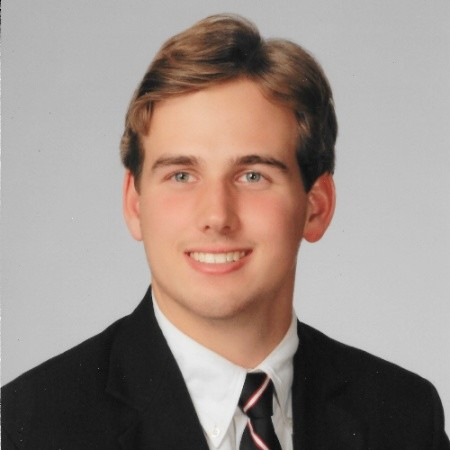
#> input picture TestPhotos/adam-solo.jpg, 450 x 450 px; its folder holds only this picture in this run
$ python face_detector.py
#> lines starting #> are read from the running program, lines starting #| are printed output that depends on the picture
import cv2
import os


def detect_faces_from_folder(folder_path, output_folder="../TestPhotosCleaned"):

    #load the algo
#> called with folder_path = '../TestPhotos', output_folder = '../TestPhotosCleaned'
    face_cascade = cv2.CascadeClassifier(cv2.data.haarcascades + 'haarcascade_frontalface_default.xml')

    for filename in os.listdir(folder_path):
        filepath = os.path.join(folder_path, filename)

        if os.path.isfile(filepath) and filename.lower().endswith(('.png', '.jpg', '.jpeg')):
            img = cv2.imread(filepath)
#> img is the input picture: shape (450, 450, 3); mean B, G, R 134.1, 140.6, 154.1

            # Convert the image to grayscale
            gray = cv2.cvtColor(img, cv2.COLOR_BGR2GRAY)
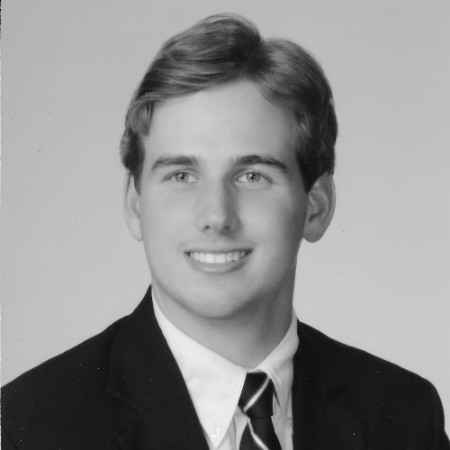
#> gray: shape (450, 450); min 10, max 250, mean 143.9

            # Detect faces in the image
            faces = face_cascade.detectMultiScale(gray, 1.1, 4)
#> faces = [[112, 94, 209, 209]]

            # Draw rectangles around the detected faces and save them
            for i, (x, y, w, h) in enumerate(faces):
                # Add 30% padding around face to match FIW style
                padding = int(0.3 * w)
                x1 = max(0, x - padding)
                y1 = max(0, y - padding)
                x2 = min(img.shape[1], x + w + padding)
                y2 = min(img.shape[0], y + h + padding)

                cropped_face = img[y1:y2, x1:x2]
                # Resize to square for consistency
                cropped_face = cv2.resize(cropped_face, (160, 160))
                cv2.imwrite(os.path.join(output_folder, f"{os.path.splitext(filename)[0]}_face_{i}.jpg"), cropped_face)
#> this loop made 1 pass
#> (x, y, w, h, padding, x1, y1, x2) on pass 1: (112, 94, 209, 209, 62, 50, 32, 383)
#> pass 1, in detect_faces_from_folder, `cropped_face = img[y1:y2, x1:x2]`:
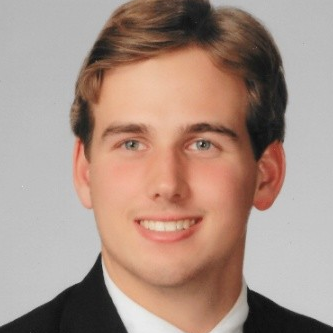
#> cropped_face: shape (333, 333, 3); mean B, G, R 133.8, 145.3, 169.3

            # cv2.imwrite(os.path.join(output_folder, f"detected_{filename}"), img)
    print("Face detection complete. Detected faces are saved in the 'detected_faces' folder.")


folder_path = "../TestPhotos"
detect_faces_from_folder(folder_path)
